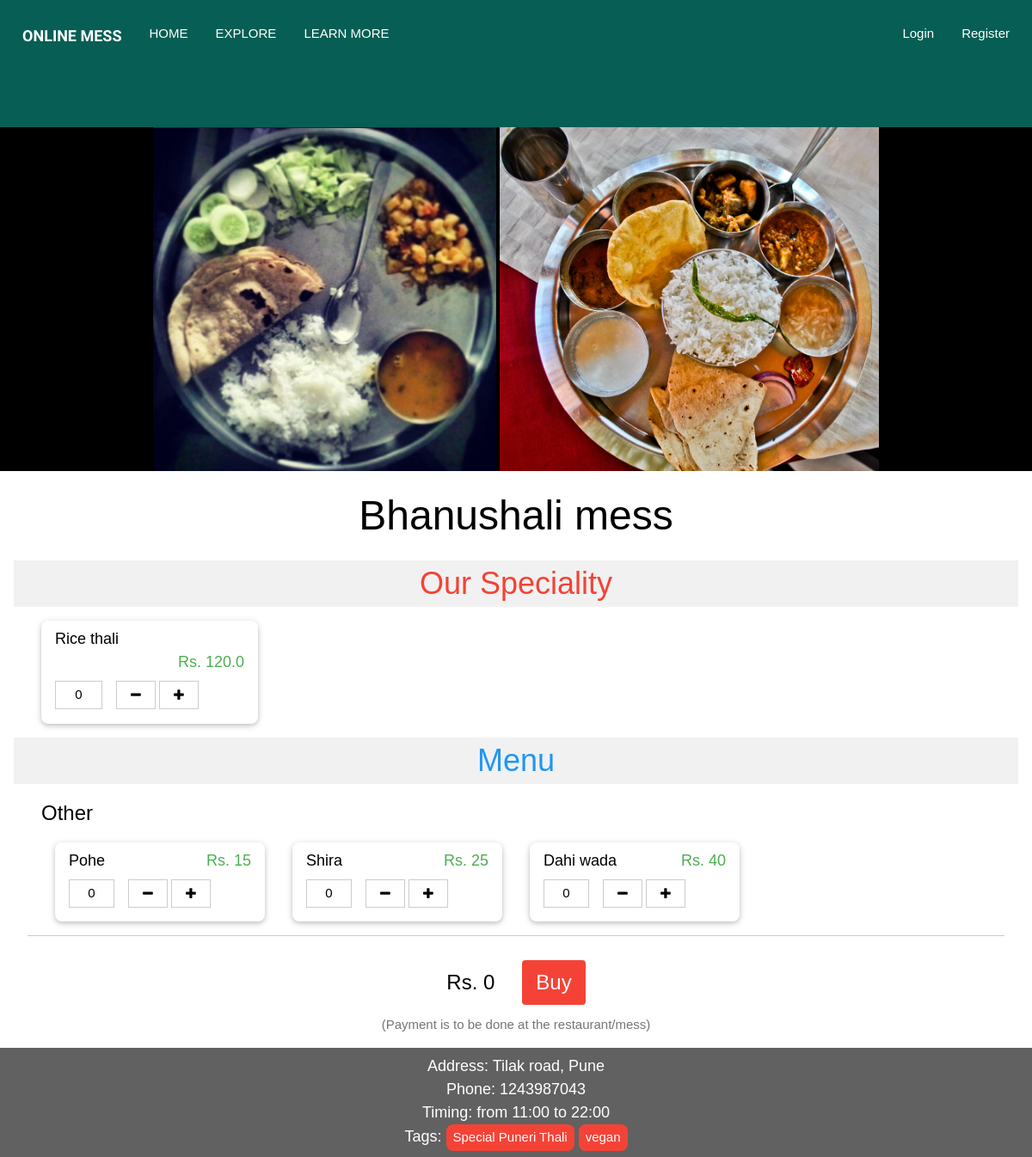
Page /restaurant/4 on the committed database.
### main.py (models this page shows)
class ImagesDB(db.Model):
	id = db.Column(db.Integer, primary_key=True, unique=True)
	image_name = db.Column(db.String(40))
	parent_id = db.Column(db.Integer, db.ForeignKey("restaurantsDB.id"))

class RestaurantsDB(db.Model):
	id = db.Column(db.Integer, primary_key=True, unique=True)
	name = db.Column(db.String(80))
	menu = db.Column(db.String(80))
	rating = db.Column(db.Integer)
	address = db.Column(db.String(80))
	phone = db.Column(db.String(20))
	opening_timing = db.Column(db.String(80))
	closing_timing = db.Column(db.String(80))
	tags = db.Column(db.String(80))
	owner = db.Column(db.Integer)
	images = db.relationship('ImagesDB', backref='parent_rest')
	monthly_items = db.Column(db.String(300))
	vegetarian = db.Column(db.Boolean)
	average_cost = db.Column(db.Float)
	orders = db.Column(db.String)
	main_menu_name = db.Column(db.String)
	main_menu_price = db.Column(db.Float)

### main.py (the view, shortened to what this page needs)
@app.route("/restaurant/<restaurant_id>", methods=["POST", "GET"])
def restaurant(restaurant_id):
	if "user" in session:
		loggedIn = [session["username"], session["account_type"], session["user"]]
		currentUser = UsersDB.query.filter_by(email=session["user"]).first()
		if currentUser:
			subscribed_list = []
			currentBills = BillsDB.query.filter_by(subscriber=currentUser.id, creator=restaurant_id, active=0b1).all()
			if currentBills:
				updated_subscriptions = currentBills
				for bill in currentBills:
					if bill:
						end_date = datetime.strptime(bill.timestamp, '%Y-%m-%d %H:%M:%S.%f') +timedelta(days=1)
						restaurant = RestaurantsDB.query.filter_by(id=restaurant_id).first()
						if restaurant:
							if datetime.now() > end_date:
								updated_subscriptions.remove(bill)
								bill.active = 0b0
								bill.coupon = ""
								db.session.commit()
								flash(f"{restaurant.name} - Order expired on {end_date.strftime('%a, %d %b %Y')}", "error")
								continue
							bill_orders = OrdersDB.query.filter_by(bill_id=bill.id).all()
							items = []
							for order in bill_orders:
								items.append([order.item, order.quantity, order.price])
							subscribed_list.append([restaurant, items, bill.total_price, end_date.strftime("%a, %d %b %Y"), bill.coupon])
	else:
		loggedIn = None
		subscribed_list = None
	currentRest = RestaurantsDB.query.filter_by(id=restaurant_id).first()
	if currentRest:
		menu = []
		for index, item in enumerate(currentRest.menu.split("| "), 0):
			menu.append(item.split("~")+[index])
		categorized_menu = {}
		for item in menu:
			if item[:2] != ["", ""]:
				if item[-2] not in categorized_menu:
					categorized_menu[item[-2]] = []
				categorized_menu[item[-2]].append(item)
		if currentRest.main_menu_name and currentRest.main_menu_price:
			categorized_menu["Our Speciality"] = [[currentRest.main_menu_name, currentRest.main_menu_price, "Our Speciality", 11]]
		return render_template("restaurant.html", restaurant=currentRest, logged_in=loggedIn, categorized_menu=categorized_menu, subscribed_list=subscribed_list)
	else:
		flash("Restaurant closed or no longer available", "error")
		return redirect(url_for("search"))

### templates/restaurant.html (shortened to what this page needs)
{% extends "base.html" %}
{% block css %}
	<link rel="stylesheet" type="text/css" href= "{{ url_for('static',filename='style/restaurant.css') }}">
{% endblock %}
{% block content %}
	{% if restaurant.images != [] %}
		<div id="carousel" class="w3-center w3-black">
			{% for img in restaurant.images %}
				<div class="image_tile">
					<img src="{{ url_for('send_image', filename=img.image_name) }}" alt="Image not found" height="400px" onclick="showImage(this)"/>
				</div>
			{% endfor %}
		</div>
	{% endif %}
	<div class="w3-center w3-xxxlarge w3-margin">{{ restaurant.name }}</div>
	<div class="w3-container">
		<form method="post" id='order_form'>
		{% if categorized_menu["Our Speciality"] %}
			<div class="w3-xxlarge w3-light-grey w3-text-red w3-center">Our Speciality</div>
			<div class="w3-container">
				{% for item in categorized_menu["Our Speciality"] %}
					{% if item[0] and item[1] %}
					<div class="w3-quarter">
						<div class="w3-card w3-round-large w3-margin w3-hover-shadow">
							<div class="w3-container w3-padding">
								<div class="w3-large w3-twothird">{{ item[0] }}</div>
								<div class="w3-text-green w3-right w3-large w3-rest">Rs. {{ item[1]}}</div>
							</div>
							<footer class="w3-container">
								<div class="w3-button w3-border w3-content w3-margin-bottom" onclick="
									var current_count = parseInt(this.parentElement.children[1].value);
									var current_price = parseInt(document.getElementById('text_total_price').value);
									var item_price = parseInt('{{item[1]|int}}');
									if (current_count >= 1)
									{
										this.parentElement.children[1].value = current_count - 1;
										document.getElementById('text_total_price').value = current_price - item_price;
										document.getElementById('label_total_price').textContent = 'Rs. ' + (current_price-item_price);
									} ">
									<i class="fa fa-minus"></i>
								</div>
									<input type="text" id="item_count" class="w3-padding-small w3-quarter w3-border w3-center w3-input w3-margin-right w3-margin-bottom" value="0" name="text_count_{{item[-1]}}"readonly/>
								<div class="w3-button w3-border w3-content w3-margin-bottom" onclick="
									var current_count = parseInt(this.parentElement.children[1].value);
									var current_price = parseInt(document.getElementById('text_total_price').value);
									var item_price = parseInt('{{item[1]|int}}');
									if (current_count <= 9)
									{
										this.parentElement.children[1].value = current_count + 1;
										document.getElementById('text_total_price').value = current_price + item_price;
										document.getElementById('label_total_price').textContent = 'Rs. ' + (current_price+item_price);
									} ">
									<i class="fa fa-plus"></i>
								</div>
							</footer>
						</div>
					</div>
					{% endif %}
				{% endfor %}
				{% set _ =categorized_menu.pop("Our Speciality", None) %}
			</div>
		{% endif %}
		<div class="w3-center w3-xxlarge w3-text-blue w3-light-grey">Menu</div>
		{% for category, menu in categorized_menu.items() %}
			<div class="w3-container w3-border-bottom w3-margin">
				<div class="w3-xlarge">{{category}}</div>
				{% for item in menu %}
					{% if item[0] and item[1] %}
					<div class="w3-quarter">
						<div class="w3-card w3-round-large w3-margin w3-hover-shadow">
							<div class="w3-container w3-padding">
								<div class="w3-large w3-twothird">{{ item[0] }}</div>
								<div class="w3-text-green w3-right w3-large w3-rest">Rs. {{ item[1] }}</div>
							</div>
							<footer class="w3-container">
								<div class="w3-button w3-border w3-content w3-margin-bottom" onclick="
									var current_count = parseInt(this.parentElement.children[1].value);
									var current_price = parseInt(document.getElementById('text_total_price').value);
									var item_price = parseInt('{{item[1]|int}}');
									if (current_count >= 1)
									{
										this.parentElement.children[1].value = current_count - 1;
										document.getElementById('text_total_price').value = current_price - item_price;
										document.getElementById('label_total_price').textContent = 'Rs. ' + (current_price-item_price);
									} ">
									<i class="fa fa-minus"></i>
								</div>
									<input type="text" id="item_count" class="w3-padding-small w3-quarter w3-border w3-center w3-input w3-margin-right w3-margin-bottom" value="0" name="text_count_{{item[-1]}}"readonly/>
								<div class="w3-button w3-border w3-content w3-margin-bottom" onclick="
									var current_count = parseInt(this.parentElement.children[1].value);
									var current_price = parseInt(document.getElementById('text_total_price').value);
									var item_price = parseInt('{{item[1]|int}}');
									if (current_count <= 9)
									{
										this.parentElement.children[1].value = current_count + 1;
										document.getElementById('text_total_price').value = current_price + item_price;
										document.getElementById('label_total_price').textContent = 'Rs. ' + (current_price+item_price);
									} ">
									<i class="fa fa-plus"></i>
								</div>
							</footer>
						</div>
					</div>
					{% endif %}
				{% endfor %}
			</div>
		{% endfor %}
		<div class="w3-container w3-padding-large" style="text-align: center; display: flex; align-items: center; justify-content: center;">
			<label id="label_total_price" class="w3-xlarge w3-margin-right">Rs. 0</label>
			<input type="button" name="button_order" value="Buy" class="w3-button w3-xlarge w3-hover-green w3-red w3-round w3-large w3-margin-left"
			onclick="
			var total_price = parseInt(document.getElementById('text_total_price').value);
			if (total_price > 0)
			{
				document.getElementById('order_form').submit();
			}" />
		</div>
		<div class=" w3-container w3-text-grey w3-center">(Payment is to be done at the restaurant/mess)</div>
		</form>
	</div>
		<div class="w3-large w3-center w3-dark-grey w3-padding">
			Address: {{restaurant.address}}<br/>
			Phone: {{restaurant.phone}}<br/>
			Timing: from {{restaurant.opening_timing}} to {{restaurant.closing_timing}}<br/>
			Tags: {% for tag in restaurant.tags.split(", ") %}
					<a href="/search?text_query_name={{tag}}" class=" w3-button w3-red w3-round-large w3-padding-small w3-medium">{{tag}}</a>
				{% endfor %}
{% endblock %}

### static/style/w3css.css (style rules this page uses)
html { box-sizing:border-box }
*,*:before,*:after { box-sizing:inherit }
html { -ms-text-size-adjust:100%;-webkit-text-size-adjust:100% }
body { margin:0 }
article,aside,details,figcaption,figure,footer,header,main,menu,nav,section { display:block }
a { background-color:transparent }
img { border-style:none }
button,input,select,textarea,optgroup { font:inherit;margin:0 }
button,input { overflow:visible }
button,[type=button],[type=reset],[type=submit] { -webkit-appearance:button }
html,body { font-family:Verdana,sans-serif;font-size:15px;line-height:1.5 }
html { overflow-x:hidden }
img { vertical-align:middle }
a { color:inherit }
.w3-btn,.w3-button { border:none;display:inline-block;padding:8px 16px;vertical-align:middle;overflow:hidden;text-decoration:none;color:inherit;background-color:inherit;text-align:center;cursor:pointer;white-space:nowrap }
.w3-btn,.w3-button { -webkit-touch-callout:none;-webkit-user-select:none;-khtml-user-select:none;-moz-user-select:none;-ms-user-select:none;user-select:none }
.w3-input { padding:8px;display:block;border:none;border-bottom:1px solid #ccc;width:100% }
.w3-container:after,.w3-container:before,.w3-panel:after,.w3-panel:before,.w3-row:after,.w3-row:before,.w3-row-padding:after,.w3-row-padding:before, .w3-cell-row:before,.w3-cell-row:after,.w3-clear:after,.w3-clear:before,.w3-bar:before,.w3-bar:after { content:"";display:table;clear:both }
.w3-col,.w3-half,.w3-third,.w3-twothird,.w3-threequarter,.w3-quarter { float:left;width:100% }
@media (min-width:601px) { .w3-col.m3,.w3-quarter { width:24.99999% } }
@media (min-width:601px) { .w3-col.m8,.w3-twothird { width:66.66666% } }
.w3-rest { overflow:hidden }
.w3-content,.w3-auto { margin-left:auto;margin-right:auto }
.w3-content { max-width:980px }
.w3-round,.w3-round-medium { border-radius:4px }
.w3-round-large { border-radius:8px }
.w3-container,.w3-panel { padding:0.01em 16px }
.w3-card,.w3-card-2 { box-shadow:0 2px 5px 0 rgba(0,0,0,0.16),0 2px 10px 0 rgba(0,0,0,0.12) }
.w3-medium { font-size:15px!important }
.w3-large { font-size:18px!important }
.w3-xlarge { font-size:24px!important }
.w3-xxlarge { font-size:36px!important }
.w3-xxxlarge { font-size:48px!important }
.w3-center { text-align:center!important }
.w3-border { border:1px solid #ccc!important }
.w3-border-bottom { border-bottom:1px solid #ccc!important }
.w3-margin { margin:16px!important }
.w3-margin-bottom { margin-bottom:16px!important }
.w3-margin-left { margin-left:16px!important }
.w3-margin-right { margin-right:16px!important }
.w3-padding-small { padding:4px 8px!important }
.w3-padding { padding:8px 16px!important }
.w3-padding-large { padding:12px 24px!important }
.w3-right { float:right!important }
.w3-red,.w3-hover-red:hover { color:#fff!important;background-color:#f44336!important }
.w3-black,.w3-hover-black:hover { color:#fff!important;background-color:#000!important }
.w3-light-grey,.w3-hover-light-grey:hover,.w3-light-gray,.w3-hover-light-gray:hover { color:#000!important;background-color:#f1f1f1!important }
.w3-dark-grey,.w3-hover-dark-grey:hover,.w3-dark-gray,.w3-hover-dark-gray:hover { color:#fff!important;background-color:#616161!important }
.w3-text-blue,.w3-hover-text-blue:hover { color:#2196F3!important }
.w3-text-green,.w3-hover-text-green:hover { color:#4CAF50!important }
.w3-text-red,.w3-hover-text-red:hover { color:#f44336!important }
.w3-text-grey,.w3-hover-text-grey:hover,.w3-text-gray,.w3-hover-text-gray:hover { color:#757575!important }

### static/style/restaurant.css (style rules this page uses)
#carousel { width: 100%; height: 400px; overflow: auto; white-space: nowrap; }
#carousel .image_tile { display: inline-block; }

### rows in the picture
ImagesDB: image_name (picture)
ImagesDB: image_name (picture)
RestaurantsDB: name "Bhanushali mess", main_menu_name "Rice thali", main_menu_price "120.0", address "Tilak road, Pune", phone "1243987043", opening_timing "11:00", closing_timing "22:00"

### other values in the picture
{{ category }} "Other"
{{ item[0] }} "Pohe" "Shira" "Dahi wada"
{{ item[1] }} "15" "25" "40"
{{ tag }} "Special Puneri Thali" "vegan"
